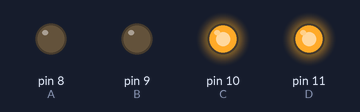
Recording of a sketch running on a simulated Arduino Uno, built with avr-gcc and run on an emulated ATmega328P. On the bench: output pins drawn as LEDs (lit = HIGH).

Above: at 0.05 s.
At 0.65 s:
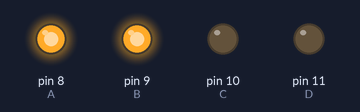
At 1.35 s:
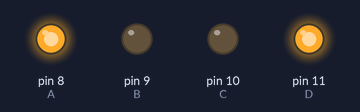
At 2.75 s:
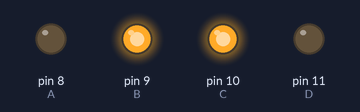
Timing chart, 0 to 3.0 s (numbered marks = the images above):
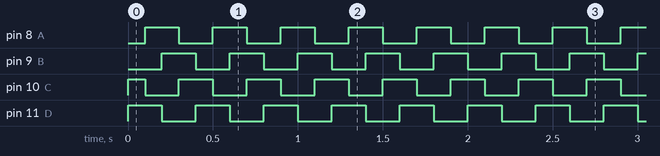

Measured:
- by itself, pin 8 (A), pin 9 (B), pin 11 (D): alternates HIGH for 0.20 s and LOW for 0.20 s
- by itself, pin 10 (C): repeats every 0.40 s: LOW 0.20 s, HIGH 0.20 s

The sketch:

TES_motor_stepper.ino
```cpp
int A=8; //pin 8 - pin 11
int B=9;
int C=10;
int D=11;

void setup(){
  //di deklarasikan sebagai output
pinMode(A,OUTPUT); pinMode(B,OUTPUT);
pinMode(C,OUTPUT); pinMode(D,OUTPUT);
}

void pergerakan_1(){
digitalWrite(A,00);
digitalWrite(D,1);
digitalWrite(B,00);
digitalWrite(C,1);
}

void pergerakan_2(){
digitalWrite(A,1);
digitalWrite(D,1);
digitalWrite(B,00);
digitalWrite(C,00);
}

void pergerakan_3(){
digitalWrite(A,1);
digitalWrite(D,00);
digitalWrite(B,1);
digitalWrite(C,00);
}

void pergerakan_4(){
digitalWrite(A,00);
digitalWrite(D,00);
digitalWrite(B,1);
digitalWrite(C,1);
}

void pergerakan(){
//pergerakan dari 00, 90', 180', 270', 360'
  pergerakan_1(); delay(100);  //90'
  pergerakan_2(); delay(100);  //180'
  pergerakan_3(); delay(100);  //270'
  pergerakan_4(); delay(100);  //360'
}

void loop(){
pergerakan();
}
```
